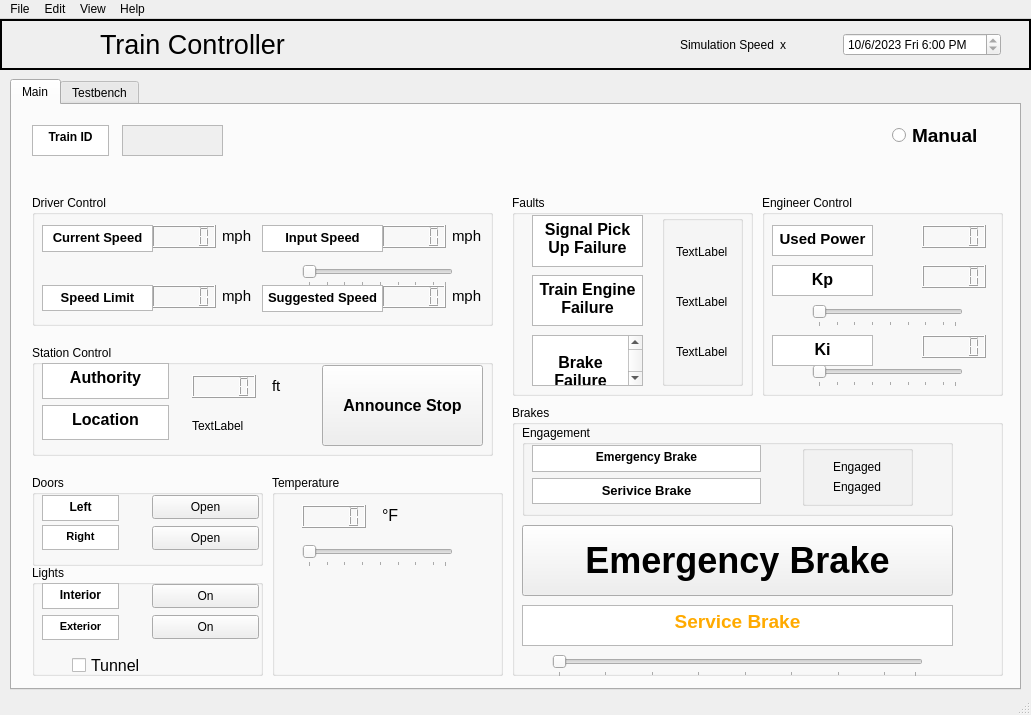
<?xml version="1.0" encoding="UTF-8"?>
<ui version="4.0">
 <class>MainWindow</class>
 <widget class="QMainWindow" name="MainWindow">
  <property name="geometry">
   <rect>
    <x>0</x>
    <y>0</y>
    <width>1031</width>
    <height>715</height>
   </rect>
  </property>
  <property name="windowTitle">
   <string>MainWindow</string>
  </property>
  <property name="autoFillBackground">
   <bool>true</bool>
  </property>
  <widget class="QWidget" name="centralwidget">
   <widget class="QWidget" name="horizontalLayoutWidget_2">
    <property name="geometry">
     <rect>
      <x>680</x>
      <y>10</y>
      <width>321</width>
      <height>31</height>
     </rect>
    </property>
    <layout class="QHBoxLayout" name="horizontalLayout_2">
     <item>
      <widget class="QLabel" name="simulationSpeed">
       <property name="text">
        <string>Simulation Speed</string>
       </property>
      </widget>
     </item>
     <item>
      <widget class="QLabel" name="simulationSpeed_O">
       <property name="text">
        <string>x</string>
       </property>
      </widget>
     </item>
     <item>
      <spacer name="horizontalSpacer">
       <property name="orientation">
        <enum>Qt::Horizontal</enum>
       </property>
       <property name="sizeHint" stdset="0">
        <size>
         <width>40</width>
         <height>20</height>
        </size>
       </property>
      </spacer>
     </item>
     <item>
      <widget class="QDateTimeEdit" name="dateTime">
       <property name="wrapping">
        <bool>false</bool>
       </property>
       <property name="readOnly">
        <bool>true</bool>
       </property>
       <property name="date">
        <date>
         <year>2023</year>
         <month>10</month>
         <day>6</day>
        </date>
       </property>
       <property name="time">
        <time>
         <hour>18</hour>
         <minute>0</minute>
         <second>0</second>
        </time>
       </property>
       <property name="displayFormat">
        <string>M/d/yyyy ddd h:mm AP</string>
       </property>
      </widget>
     </item>
    </layout>
   </widget>
   <widget class="QLabel" name="header_label_txt">
    <property name="geometry">
     <rect>
      <x>100</x>
      <y>0</y>
      <width>211</width>
      <height>51</height>
     </rect>
    </property>
    <property name="font">
     <font>
      <pointsize>20</pointsize>
     </font>
    </property>
    <property name="text">
     <string>Train Controller</string>
    </property>
   </widget>
   <widget class="QTabWidget" name="tabWidget">
    <property name="geometry">
     <rect>
      <x>10</x>
      <y>60</y>
      <width>1011</width>
      <height>611</height>
     </rect>
    </property>
    <property name="minimumSize">
     <size>
      <width>0</width>
      <height>0</height>
     </size>
    </property>
    <property name="currentIndex">
     <number>0</number>
    </property>
    <widget class="QWidget" name="main">
     <attribute name="title">
      <string>Main</string>
     </attribute>
     <widget class="QGroupBox" name="drive_ctrl_box">
      <property name="geometry">
       <rect>
        <x>20</x>
        <y>90</y>
        <width>461</width>
        <height>131</height>
       </rect>
      </property>
      <property name="title">
       <string>Driver Control</string>
      </property>
      <widget class="QLCDNumber" name="current_speed_display">
       <property name="geometry">
        <rect>
         <x>120</x>
         <y>30</y>
         <width>64</width>
         <height>23</height>
        </rect>
       </property>
      </widget>
      <widget class="QLCDNumber" name="input_speed_display">
       <property name="geometry">
        <rect>
         <x>350</x>
         <y>30</y>
         <width>64</width>
         <height>23</height>
        </rect>
       </property>
      </widget>
      <widget class="QLCDNumber" name="speed">
       <property name="geometry">
        <rect>
         <x>120</x>
         <y>90</y>
         <width>64</width>
         <height>23</height>
        </rect>
       </property>
      </widget>
      <widget class="QLCDNumber" name="suggested_speed_display">
       <property name="geometry">
        <rect>
         <x>350</x>
         <y>90</y>
         <width>64</width>
         <height>23</height>
        </rect>
       </property>
      </widget>
      <widget class="QSlider" name="input_speed_slider">
       <property name="geometry">
        <rect>
         <x>270</x>
         <y>70</y>
         <width>151</width>
         <height>22</height>
        </rect>
       </property>
       <property name="minimum">
        <number>1</number>
       </property>
       <property name="maximum">
        <number>24</number>
       </property>
       <property name="pageStep">
        <number>8</number>
       </property>
       <property name="sliderPosition">
        <number>1</number>
       </property>
       <property name="orientation">
        <enum>Qt::Horizontal</enum>
       </property>
       <property name="invertedAppearance">
        <bool>false</bool>
       </property>
       <property name="tickPosition">
        <enum>QSlider::TicksBelow</enum>
       </property>
       <property name="tickInterval">
        <number>3</number>
       </property>
      </widget>
      <widget class="QTextBrowser" name="current_speed_txt">
       <property name="geometry">
        <rect>
         <x>10</x>
         <y>30</y>
         <width>111</width>
         <height>27</height>
        </rect>
       </property>
       <property name="html">
        <string>&lt;!DOCTYPE HTML PUBLIC &quot;-//W3C//DTD HTML 4.0//EN&quot; &quot;http://www.w3.org/TR/REC-html40/strict.dtd&quot;&gt;
&lt;html&gt;&lt;head&gt;&lt;meta name=&quot;qrichtext&quot; content=&quot;1&quot; /&gt;&lt;meta charset=&quot;utf-8&quot; /&gt;&lt;style type=&quot;text/css&quot;&gt;
p, li { white-space: pre-wrap; }
hr { height: 1px; border-width: 0; }
li.unchecked::marker { content: &quot;\2610&quot;; }
li.checked::marker { content: &quot;\2612&quot;; }
&lt;/style&gt;&lt;/head&gt;&lt;body style=&quot; font-family:'Segoe UI'; font-size:9pt; font-weight:400; font-style:normal;&quot;&gt;
&lt;p align=&quot;center&quot; style=&quot; margin-top:0px; margin-bottom:0px; margin-left:0px; margin-right:0px; -qt-block-indent:0; text-indent:0px;&quot;&gt;&lt;span style=&quot; font-family:'MS Shell Dlg 2'; font-size:10pt; font-weight:700;&quot;&gt;Current Speed&lt;/span&gt;&lt;/p&gt;&lt;/body&gt;&lt;/html&gt;</string>
       </property>
      </widget>
      <widget class="QTextBrowser" name="speed_limit_txt">
       <property name="geometry">
        <rect>
         <x>10</x>
         <y>90</y>
         <width>111</width>
         <height>26</height>
        </rect>
       </property>
       <property name="html">
        <string>&lt;!DOCTYPE HTML PUBLIC &quot;-//W3C//DTD HTML 4.0//EN&quot; &quot;http://www.w3.org/TR/REC-html40/strict.dtd&quot;&gt;
&lt;html&gt;&lt;head&gt;&lt;meta name=&quot;qrichtext&quot; content=&quot;1&quot; /&gt;&lt;meta charset=&quot;utf-8&quot; /&gt;&lt;style type=&quot;text/css&quot;&gt;
p, li { white-space: pre-wrap; }
hr { height: 1px; border-width: 0; }
li.unchecked::marker { content: &quot;\2610&quot;; }
li.checked::marker { content: &quot;\2612&quot;; }
&lt;/style&gt;&lt;/head&gt;&lt;body style=&quot; font-family:'Segoe UI'; font-size:9pt; font-weight:400; font-style:normal;&quot;&gt;
&lt;p align=&quot;center&quot; style=&quot; margin-top:0px; margin-bottom:0px; margin-left:0px; margin-right:0px; -qt-block-indent:0; text-indent:0px;&quot;&gt;&lt;span style=&quot; font-family:'MS Shell Dlg 2'; font-size:10pt; font-weight:700;&quot;&gt;Speed Limit&lt;/span&gt;&lt;/p&gt;&lt;/body&gt;&lt;/html&gt;</string>
       </property>
      </widget>
      <widget class="QTextBrowser" name="input_speed_txt">
       <property name="geometry">
        <rect>
         <x>230</x>
         <y>30</y>
         <width>121</width>
         <height>27</height>
        </rect>
       </property>
       <property name="html">
        <string>&lt;!DOCTYPE HTML PUBLIC &quot;-//W3C//DTD HTML 4.0//EN&quot; &quot;http://www.w3.org/TR/REC-html40/strict.dtd&quot;&gt;
&lt;html&gt;&lt;head&gt;&lt;meta name=&quot;qrichtext&quot; content=&quot;1&quot; /&gt;&lt;meta charset=&quot;utf-8&quot; /&gt;&lt;style type=&quot;text/css&quot;&gt;
p, li { white-space: pre-wrap; }
hr { height: 1px; border-width: 0; }
li.unchecked::marker { content: &quot;\2610&quot;; }
li.checked::marker { content: &quot;\2612&quot;; }
&lt;/style&gt;&lt;/head&gt;&lt;body style=&quot; font-family:'Segoe UI'; font-size:9pt; font-weight:400; font-style:normal;&quot;&gt;
&lt;p align=&quot;center&quot; style=&quot; margin-top:0px; margin-bottom:0px; margin-left:0px; margin-right:0px; -qt-block-indent:0; text-indent:0px;&quot;&gt;&lt;span style=&quot; font-family:'MS Shell Dlg 2'; font-size:10pt; font-weight:700;&quot;&gt;Input Speed&lt;/span&gt;&lt;/p&gt;&lt;/body&gt;&lt;/html&gt;</string>
       </property>
      </widget>
      <widget class="QTextBrowser" name="suggested_speed_txt">
       <property name="geometry">
        <rect>
         <x>230</x>
         <y>90</y>
         <width>121</width>
         <height>27</height>
        </rect>
       </property>
       <property name="html">
        <string>&lt;!DOCTYPE HTML PUBLIC &quot;-//W3C//DTD HTML 4.0//EN&quot; &quot;http://www.w3.org/TR/REC-html40/strict.dtd&quot;&gt;
&lt;html&gt;&lt;head&gt;&lt;meta name=&quot;qrichtext&quot; content=&quot;1&quot; /&gt;&lt;meta charset=&quot;utf-8&quot; /&gt;&lt;style type=&quot;text/css&quot;&gt;
p, li { white-space: pre-wrap; }
hr { height: 1px; border-width: 0; }
li.unchecked::marker { content: &quot;\2610&quot;; }
li.checked::marker { content: &quot;\2612&quot;; }
&lt;/style&gt;&lt;/head&gt;&lt;body style=&quot; font-family:'Segoe UI'; font-size:9pt; font-weight:400; font-style:normal;&quot;&gt;
&lt;p align=&quot;center&quot; style=&quot; margin-top:0px; margin-bottom:0px; margin-left:0px; margin-right:0px; -qt-block-indent:0; text-indent:0px;&quot;&gt;&lt;span style=&quot; font-family:'MS Shell Dlg 2'; font-size:10pt; font-weight:700;&quot;&gt;Suggested Speed&lt;/span&gt;&lt;/p&gt;&lt;/body&gt;&lt;/html&gt;</string>
       </property>
      </widget>
      <widget class="QLabel" name="mph_txt_3">
       <property name="geometry">
        <rect>
         <x>190</x>
         <y>90</y>
         <width>31</width>
         <height>21</height>
        </rect>
       </property>
       <property name="font">
        <font>
         <pointsize>11</pointsize>
        </font>
       </property>
       <property name="text">
        <string>mph</string>
       </property>
      </widget>
      <widget class="QLabel" name="mph_txt_1">
       <property name="geometry">
        <rect>
         <x>190</x>
         <y>30</y>
         <width>31</width>
         <height>21</height>
        </rect>
       </property>
       <property name="font">
        <font>
         <pointsize>11</pointsize>
        </font>
       </property>
       <property name="text">
        <string>mph</string>
       </property>
      </widget>
      <widget class="QLabel" name="mph_txt_4">
       <property name="geometry">
        <rect>
         <x>420</x>
         <y>90</y>
         <width>31</width>
         <height>21</height>
        </rect>
       </property>
       <property name="font">
        <font>
         <pointsize>11</pointsize>
        </font>
       </property>
       <property name="text">
        <string>mph</string>
       </property>
      </widget>
      <widget class="QLabel" name="mph_txt_2">
       <property name="geometry">
        <rect>
         <x>420</x>
         <y>30</y>
         <width>31</width>
         <height>21</height>
        </rect>
       </property>
       <property name="font">
        <font>
         <pointsize>11</pointsize>
        </font>
       </property>
       <property name="text">
        <string>mph</string>
       </property>
      </widget>
     </widget>
     <widget class="QGroupBox" name="brake_box">
      <property name="geometry">
       <rect>
        <x>500</x>
        <y>300</y>
        <width>491</width>
        <height>271</height>
       </rect>
      </property>
      <property name="title">
       <string>Brakes</string>
      </property>
      <widget class="QPushButton" name="e_brake_button">
       <property name="geometry">
        <rect>
         <x>10</x>
         <y>120</y>
         <width>431</width>
         <height>71</height>
        </rect>
       </property>
       <property name="font">
        <font>
         <pointsize>27</pointsize>
         <bold>true</bold>
        </font>
       </property>
       <property name="autoFillBackground">
        <bool>true</bool>
       </property>
       <property name="text">
        <string>Emergency Brake</string>
       </property>
      </widget>
      <widget class="QTextBrowser" name="s_brake_txt_2">
       <property name="geometry">
        <rect>
         <x>10</x>
         <y>200</y>
         <width>431</width>
         <height>41</height>
        </rect>
       </property>
       <property name="html">
        <string>&lt;!DOCTYPE HTML PUBLIC &quot;-//W3C//DTD HTML 4.0//EN&quot; &quot;http://www.w3.org/TR/REC-html40/strict.dtd&quot;&gt;
&lt;html&gt;&lt;head&gt;&lt;meta name=&quot;qrichtext&quot; content=&quot;1&quot; /&gt;&lt;meta charset=&quot;utf-8&quot; /&gt;&lt;style type=&quot;text/css&quot;&gt;
p, li { white-space: pre-wrap; }
hr { height: 1px; border-width: 0; }
li.unchecked::marker { content: &quot;\2610&quot;; }
li.checked::marker { content: &quot;\2612&quot;; }
&lt;/style&gt;&lt;/head&gt;&lt;body style=&quot; font-family:'Segoe UI'; font-size:9pt; font-weight:400; font-style:normal;&quot;&gt;
&lt;p align=&quot;center&quot; style=&quot; margin-top:0px; margin-bottom:0px; margin-left:0px; margin-right:0px; -qt-block-indent:0; text-indent:0px;&quot;&gt;&lt;span style=&quot; font-family:'MS Shell Dlg 2'; font-size:14pt; font-weight:600; color:#ffaa00;&quot;&gt;Service Brake&lt;/span&gt;&lt;/p&gt;&lt;/body&gt;&lt;/html&gt;</string>
       </property>
      </widget>
      <widget class="QGroupBox" name="engage_box">
       <property name="geometry">
        <rect>
         <x>10</x>
         <y>20</y>
         <width>431</width>
         <height>91</height>
        </rect>
       </property>
       <property name="title">
        <string>Engagement</string>
       </property>
       <widget class="QGroupBox" name="verticalGroupBox_3">
        <property name="geometry">
         <rect>
          <x>280</x>
          <y>20</y>
          <width>111</width>
          <height>61</height>
         </rect>
        </property>
        <layout class="QVBoxLayout" name="verticalLayout_4">
         <item alignment="Qt::AlignHCenter">
          <widget class="QLabel" name="e_label_display">
           <property name="text">
            <string>Engaged</string>
           </property>
          </widget>
         </item>
         <item alignment="Qt::AlignHCenter">
          <widget class="QLabel" name="s_label_display">
           <property name="text">
            <string>Engaged</string>
           </property>
          </widget>
         </item>
        </layout>
       </widget>
       <widget class="QTextBrowser" name="s_brake_txt">
        <property name="geometry">
         <rect>
          <x>10</x>
          <y>53</y>
          <width>229</width>
          <height>26</height>
         </rect>
        </property>
        <property name="html">
         <string>&lt;!DOCTYPE HTML PUBLIC &quot;-//W3C//DTD HTML 4.0//EN&quot; &quot;http://www.w3.org/TR/REC-html40/strict.dtd&quot;&gt;
&lt;html&gt;&lt;head&gt;&lt;meta name=&quot;qrichtext&quot; content=&quot;1&quot; /&gt;&lt;meta charset=&quot;utf-8&quot; /&gt;&lt;style type=&quot;text/css&quot;&gt;
p, li { white-space: pre-wrap; }
hr { height: 1px; border-width: 0; }
li.unchecked::marker { content: &quot;\2610&quot;; }
li.checked::marker { content: &quot;\2612&quot;; }
&lt;/style&gt;&lt;/head&gt;&lt;body style=&quot; font-family:'Segoe UI'; font-size:9pt; font-weight:400; font-style:normal;&quot;&gt;
&lt;p align=&quot;center&quot; style=&quot; margin-top:0px; margin-bottom:0px; margin-left:0px; margin-right:0px; -qt-block-indent:0; text-indent:0px;&quot;&gt;&lt;span style=&quot; font-family:'MS Shell Dlg 2'; font-size:10pt; font-weight:700;&quot;&gt;Serivice Brake&lt;/span&gt;&lt;/p&gt;&lt;/body&gt;&lt;/html&gt;</string>
        </property>
       </widget>
       <widget class="QTextBrowser" name="e_brake_txt">
        <property name="geometry">
         <rect>
          <x>10</x>
          <y>20</y>
          <width>229</width>
          <height>27</height>
         </rect>
        </property>
        <property name="html">
         <string>&lt;!DOCTYPE HTML PUBLIC &quot;-//W3C//DTD HTML 4.0//EN&quot; &quot;http://www.w3.org/TR/REC-html40/strict.dtd&quot;&gt;
&lt;html&gt;&lt;head&gt;&lt;meta name=&quot;qrichtext&quot; content=&quot;1&quot; /&gt;&lt;meta charset=&quot;utf-8&quot; /&gt;&lt;style type=&quot;text/css&quot;&gt;
p, li { white-space: pre-wrap; }
hr { height: 1px; border-width: 0; }
li.unchecked::marker { content: &quot;\2610&quot;; }
li.checked::marker { content: &quot;\2612&quot;; }
&lt;/style&gt;&lt;/head&gt;&lt;body style=&quot; font-family:'Segoe UI'; font-size:9pt; font-weight:400; font-style:normal;&quot;&gt;
&lt;p align=&quot;center&quot; style=&quot; margin-top:0px; margin-bottom:0px; margin-left:0px; margin-right:0px; -qt-block-indent:0; text-indent:0px;&quot;&gt;&lt;span style=&quot; font-family:'MS Shell Dlg 2'; font-weight:700;&quot;&gt;Emergency Brake&lt;/span&gt;&lt;/p&gt;&lt;/body&gt;&lt;/html&gt;</string>
        </property>
       </widget>
      </widget>
      <widget class="QSlider" name="s_slider">
       <property name="geometry">
        <rect>
         <x>40</x>
         <y>250</y>
         <width>371</width>
         <height>22</height>
        </rect>
       </property>
       <property name="minimum">
        <number>1</number>
       </property>
       <property name="maximum">
        <number>24</number>
       </property>
       <property name="pageStep">
        <number>8</number>
       </property>
       <property name="sliderPosition">
        <number>1</number>
       </property>
       <property name="orientation">
        <enum>Qt::Horizontal</enum>
       </property>
       <property name="invertedAppearance">
        <bool>false</bool>
       </property>
       <property name="tickPosition">
        <enum>QSlider::TicksBelow</enum>
       </property>
       <property name="tickInterval">
        <number>3</number>
       </property>
      </widget>
     </widget>
     <widget class="QGroupBox" name="engineer_box">
      <property name="geometry">
       <rect>
        <x>750</x>
        <y>90</y>
        <width>241</width>
        <height>201</height>
       </rect>
      </property>
      <property name="title">
       <string>Engineer Control</string>
      </property>
      <widget class="QLCDNumber" name="power_display">
       <property name="geometry">
        <rect>
         <x>160</x>
         <y>30</y>
         <width>64</width>
         <height>23</height>
        </rect>
       </property>
      </widget>
      <widget class="QTextBrowser" name="power_txt">
       <property name="geometry">
        <rect>
         <x>10</x>
         <y>30</y>
         <width>101</width>
         <height>31</height>
        </rect>
       </property>
       <property name="html">
        <string>&lt;!DOCTYPE HTML PUBLIC &quot;-//W3C//DTD HTML 4.0//EN&quot; &quot;http://www.w3.org/TR/REC-html40/strict.dtd&quot;&gt;
&lt;html&gt;&lt;head&gt;&lt;meta name=&quot;qrichtext&quot; content=&quot;1&quot; /&gt;&lt;meta charset=&quot;utf-8&quot; /&gt;&lt;style type=&quot;text/css&quot;&gt;
p, li { white-space: pre-wrap; }
hr { height: 1px; border-width: 0; }
li.unchecked::marker { content: &quot;\2610&quot;; }
li.checked::marker { content: &quot;\2612&quot;; }
&lt;/style&gt;&lt;/head&gt;&lt;body style=&quot; font-family:'Segoe UI'; font-size:9pt; font-weight:400; font-style:normal;&quot;&gt;
&lt;p align=&quot;center&quot; style=&quot; margin-top:0px; margin-bottom:0px; margin-left:0px; margin-right:0px; -qt-block-indent:0; text-indent:0px;&quot;&gt;&lt;span style=&quot; font-family:'MS Shell Dlg 2'; font-size:11pt; font-weight:700;&quot;&gt;Used Power&lt;/span&gt;&lt;/p&gt;&lt;/body&gt;&lt;/html&gt;</string>
       </property>
      </widget>
      <widget class="QTextBrowser" name="kp_txt">
       <property name="geometry">
        <rect>
         <x>10</x>
         <y>70</y>
         <width>101</width>
         <height>31</height>
        </rect>
       </property>
       <property name="html">
        <string>&lt;!DOCTYPE HTML PUBLIC &quot;-//W3C//DTD HTML 4.0//EN&quot; &quot;http://www.w3.org/TR/REC-html40/strict.dtd&quot;&gt;
&lt;html&gt;&lt;head&gt;&lt;meta name=&quot;qrichtext&quot; content=&quot;1&quot; /&gt;&lt;meta charset=&quot;utf-8&quot; /&gt;&lt;style type=&quot;text/css&quot;&gt;
p, li { white-space: pre-wrap; }
hr { height: 1px; border-width: 0; }
li.unchecked::marker { content: &quot;\2610&quot;; }
li.checked::marker { content: &quot;\2612&quot;; }
&lt;/style&gt;&lt;/head&gt;&lt;body style=&quot; font-family:'Segoe UI'; font-size:9pt; font-weight:400; font-style:normal;&quot;&gt;
&lt;p align=&quot;center&quot; style=&quot; margin-top:0px; margin-bottom:0px; margin-left:0px; margin-right:0px; -qt-block-indent:0; text-indent:0px;&quot;&gt;&lt;span style=&quot; font-family:'MS Shell Dlg 2'; font-size:12pt; font-weight:700;&quot;&gt;Kp&lt;/span&gt;&lt;/p&gt;&lt;/body&gt;&lt;/html&gt;</string>
       </property>
      </widget>
      <widget class="QLCDNumber" name="kp_display">
       <property name="geometry">
        <rect>
         <x>160</x>
         <y>70</y>
         <width>64</width>
         <height>23</height>
        </rect>
       </property>
      </widget>
      <widget class="QLCDNumber" name="ki_display">
       <property name="geometry">
        <rect>
         <x>160</x>
         <y>140</y>
         <width>64</width>
         <height>23</height>
        </rect>
       </property>
      </widget>
      <widget class="QSlider" name="ki_slider">
       <property name="geometry">
        <rect>
         <x>50</x>
         <y>170</y>
         <width>151</width>
         <height>22</height>
        </rect>
       </property>
       <property name="minimum">
        <number>1</number>
       </property>
       <property name="maximum">
        <number>24</number>
       </property>
       <property name="pageStep">
        <number>8</number>
       </property>
       <property name="sliderPosition">
        <number>1</number>
       </property>
       <property name="orientation">
        <enum>Qt::Horizontal</enum>
       </property>
       <property name="invertedAppearance">
        <bool>false</bool>
       </property>
       <property name="tickPosition">
        <enum>QSlider::TicksBelow</enum>
       </property>
       <property name="tickInterval">
        <number>3</number>
       </property>
      </widget>
      <widget class="QSlider" name="kp_slider">
       <property name="geometry">
        <rect>
         <x>50</x>
         <y>110</y>
         <width>151</width>
         <height>22</height>
        </rect>
       </property>
       <property name="minimum">
        <number>1</number>
       </property>
       <property name="maximum">
        <number>24</number>
       </property>
       <property name="pageStep">
        <number>8</number>
       </property>
       <property name="sliderPosition">
        <number>1</number>
       </property>
       <property name="orientation">
        <enum>Qt::Horizontal</enum>
       </property>
       <property name="invertedAppearance">
        <bool>false</bool>
       </property>
       <property name="tickPosition">
        <enum>QSlider::TicksBelow</enum>
       </property>
       <property name="tickInterval">
        <number>3</number>
       </property>
      </widget>
      <widget class="QTextBrowser" name="ki_txt_2">
       <property name="geometry">
        <rect>
         <x>10</x>
         <y>140</y>
         <width>101</width>
         <height>31</height>
        </rect>
       </property>
       <property name="html">
        <string>&lt;!DOCTYPE HTML PUBLIC &quot;-//W3C//DTD HTML 4.0//EN&quot; &quot;http://www.w3.org/TR/REC-html40/strict.dtd&quot;&gt;
&lt;html&gt;&lt;head&gt;&lt;meta name=&quot;qrichtext&quot; content=&quot;1&quot; /&gt;&lt;meta charset=&quot;utf-8&quot; /&gt;&lt;style type=&quot;text/css&quot;&gt;
p, li { white-space: pre-wrap; }
hr { height: 1px; border-width: 0; }
li.unchecked::marker { content: &quot;\2610&quot;; }
li.checked::marker { content: &quot;\2612&quot;; }
&lt;/style&gt;&lt;/head&gt;&lt;body style=&quot; font-family:'Segoe UI'; font-size:9pt; font-weight:400; font-style:normal;&quot;&gt;
&lt;p align=&quot;center&quot; style=&quot; margin-top:0px; margin-bottom:0px; margin-left:0px; margin-right:0px; -qt-block-indent:0; text-indent:0px;&quot;&gt;&lt;span style=&quot; font-family:'MS Shell Dlg 2'; font-size:12pt; font-weight:700;&quot;&gt;Ki&lt;/span&gt;&lt;/p&gt;&lt;/body&gt;&lt;/html&gt;</string>
       </property>
      </widget>
     </widget>
     <widget class="QGroupBox" name="door_box">
      <property name="geometry">
       <rect>
        <x>20</x>
        <y>370</y>
        <width>231</width>
        <height>91</height>
       </rect>
      </property>
      <property name="title">
       <string>Doors</string>
      </property>
      <widget class="QTextBrowser" name="right_txt">
       <property name="geometry">
        <rect>
         <x>10</x>
         <y>50</y>
         <width>77</width>
         <height>25</height>
        </rect>
       </property>
       <property name="html">
        <string>&lt;!DOCTYPE HTML PUBLIC &quot;-//W3C//DTD HTML 4.0//EN&quot; &quot;http://www.w3.org/TR/REC-html40/strict.dtd&quot;&gt;
&lt;html&gt;&lt;head&gt;&lt;meta name=&quot;qrichtext&quot; content=&quot;1&quot; /&gt;&lt;meta charset=&quot;utf-8&quot; /&gt;&lt;style type=&quot;text/css&quot;&gt;
p, li { white-space: pre-wrap; }
hr { height: 1px; border-width: 0; }
li.unchecked::marker { content: &quot;\2610&quot;; }
li.checked::marker { content: &quot;\2612&quot;; }
&lt;/style&gt;&lt;/head&gt;&lt;body style=&quot; font-family:'Segoe UI'; font-size:9pt; font-weight:400; font-style:normal;&quot;&gt;
&lt;p align=&quot;center&quot; style=&quot; margin-top:0px; margin-bottom:0px; margin-left:0px; margin-right:0px; -qt-block-indent:0; text-indent:0px;&quot;&gt;&lt;span style=&quot; font-family:'MS Shell Dlg 2'; font-size:8.25pt; font-weight:700;&quot;&gt;Right&lt;/span&gt;&lt;/p&gt;&lt;/body&gt;&lt;/html&gt;</string>
       </property>
      </widget>
      <widget class="QTextBrowser" name="left_txt">
       <property name="geometry">
        <rect>
         <x>10</x>
         <y>20</y>
         <width>77</width>
         <height>26</height>
        </rect>
       </property>
       <property name="font">
        <font>
         <pointsize>11</pointsize>
         <bold>true</bold>
        </font>
       </property>
       <property name="html">
        <string>&lt;!DOCTYPE HTML PUBLIC &quot;-//W3C//DTD HTML 4.0//EN&quot; &quot;http://www.w3.org/TR/REC-html40/strict.dtd&quot;&gt;
&lt;html&gt;&lt;head&gt;&lt;meta name=&quot;qrichtext&quot; content=&quot;1&quot; /&gt;&lt;meta charset=&quot;utf-8&quot; /&gt;&lt;style type=&quot;text/css&quot;&gt;
p, li { white-space: pre-wrap; }
hr { height: 1px; border-width: 0; }
li.unchecked::marker { content: &quot;\2610&quot;; }
li.checked::marker { content: &quot;\2612&quot;; }
&lt;/style&gt;&lt;/head&gt;&lt;body style=&quot; font-family:'Segoe UI'; font-size:11pt; font-weight:700; font-style:normal;&quot;&gt;
&lt;p align=&quot;center&quot; style=&quot; margin-top:0px; margin-bottom:0px; margin-left:0px; margin-right:0px; -qt-block-indent:0; text-indent:0px;&quot;&gt;&lt;span style=&quot; font-size:9pt;&quot;&gt;Left&lt;/span&gt;&lt;/p&gt;&lt;/body&gt;&lt;/html&gt;</string>
       </property>
      </widget>
      <widget class="QPushButton" name="left_button">
       <property name="geometry">
        <rect>
         <x>120</x>
         <y>20</y>
         <width>107</width>
         <height>24</height>
        </rect>
       </property>
       <property name="text">
        <string>Open</string>
       </property>
      </widget>
      <widget class="QPushButton" name="right_button">
       <property name="geometry">
        <rect>
         <x>120</x>
         <y>51</y>
         <width>107</width>
         <height>24</height>
        </rect>
       </property>
       <property name="text">
        <string>Open</string>
       </property>
      </widget>
     </widget>
     <widget class="QGroupBox" name="light_box">
      <property name="geometry">
       <rect>
        <x>20</x>
        <y>460</y>
        <width>231</width>
        <height>111</height>
       </rect>
      </property>
      <property name="title">
       <string>Lights</string>
      </property>
      <widget class="QPushButton" name="interior_button">
       <property name="geometry">
        <rect>
         <x>120</x>
         <y>19</y>
         <width>107</width>
         <height>24</height>
        </rect>
       </property>
       <property name="text">
        <string>On</string>
       </property>
      </widget>
      <widget class="QPushButton" name="exterior_button">
       <property name="geometry">
        <rect>
         <x>120</x>
         <y>50</y>
         <width>107</width>
         <height>24</height>
        </rect>
       </property>
       <property name="text">
        <string>On</string>
       </property>
      </widget>
      <widget class="QCheckBox" name="tunnel_display">
       <property name="geometry">
        <rect>
         <x>40</x>
         <y>90</y>
         <width>111</width>
         <height>21</height>
        </rect>
       </property>
       <property name="font">
        <font>
         <pointsize>12</pointsize>
        </font>
       </property>
       <property name="text">
        <string>Tunnel</string>
       </property>
      </widget>
     </widget>
     <widget class="QGroupBox" name="fault_box">
      <property name="geometry">
       <rect>
        <x>500</x>
        <y>90</y>
        <width>241</width>
        <height>201</height>
       </rect>
      </property>
      <property name="title">
       <string>Faults</string>
      </property>
      <widget class="QGroupBox" name="verticalGroupBox_4">
       <property name="geometry">
        <rect>
         <x>150</x>
         <y>20</y>
         <width>81</width>
         <height>171</height>
        </rect>
       </property>
       <layout class="QVBoxLayout" name="verticalLayout_2">
        <item alignment="Qt::AlignHCenter">
         <widget class="QLabel" name="signal_display">
          <property name="text">
           <string>TextLabel</string>
          </property>
         </widget>
        </item>
        <item alignment="Qt::AlignHCenter">
         <widget class="QLabel" name="engine_display">
          <property name="text">
           <string>TextLabel</string>
          </property>
         </widget>
        </item>
        <item alignment="Qt::AlignHCenter">
         <widget class="QLabel" name="brake_fault_display">
          <property name="text">
           <string>TextLabel</string>
          </property>
         </widget>
        </item>
       </layout>
      </widget>
      <widget class="QTextBrowser" name="signal_txt">
       <property name="geometry">
        <rect>
         <x>20</x>
         <y>20</y>
         <width>111</width>
         <height>52</height>
        </rect>
       </property>
       <property name="html">
        <string>&lt;!DOCTYPE HTML PUBLIC &quot;-//W3C//DTD HTML 4.0//EN&quot; &quot;http://www.w3.org/TR/REC-html40/strict.dtd&quot;&gt;
&lt;html&gt;&lt;head&gt;&lt;meta name=&quot;qrichtext&quot; content=&quot;1&quot; /&gt;&lt;meta charset=&quot;utf-8&quot; /&gt;&lt;style type=&quot;text/css&quot;&gt;
p, li { white-space: pre-wrap; }
hr { height: 1px; border-width: 0; }
li.unchecked::marker { content: &quot;\2610&quot;; }
li.checked::marker { content: &quot;\2612&quot;; }
&lt;/style&gt;&lt;/head&gt;&lt;body style=&quot; font-family:'Segoe UI'; font-size:9pt; font-weight:400; font-style:normal;&quot;&gt;
&lt;p align=&quot;center&quot; style=&quot; margin-top:0px; margin-bottom:0px; margin-left:0px; margin-right:0px; -qt-block-indent:0; text-indent:0px;&quot;&gt;&lt;span style=&quot; font-family:'MS Shell Dlg 2'; font-size:12pt; font-weight:600;&quot;&gt;Signal Pick Up Failure&lt;/span&gt;&lt;/p&gt;&lt;/body&gt;&lt;/html&gt;</string>
       </property>
      </widget>
      <widget class="QTextBrowser" name="engine_txt">
       <property name="geometry">
        <rect>
         <x>20</x>
         <y>80</y>
         <width>111</width>
         <height>51</height>
        </rect>
       </property>
       <property name="html">
        <string>&lt;!DOCTYPE HTML PUBLIC &quot;-//W3C//DTD HTML 4.0//EN&quot; &quot;http://www.w3.org/TR/REC-html40/strict.dtd&quot;&gt;
&lt;html&gt;&lt;head&gt;&lt;meta name=&quot;qrichtext&quot; content=&quot;1&quot; /&gt;&lt;meta charset=&quot;utf-8&quot; /&gt;&lt;style type=&quot;text/css&quot;&gt;
p, li { white-space: pre-wrap; }
hr { height: 1px; border-width: 0; }
li.unchecked::marker { content: &quot;\2610&quot;; }
li.checked::marker { content: &quot;\2612&quot;; }
&lt;/style&gt;&lt;/head&gt;&lt;body style=&quot; font-family:'Segoe UI'; font-size:9pt; font-weight:400; font-style:normal;&quot;&gt;
&lt;p align=&quot;center&quot; style=&quot; margin-top:0px; margin-bottom:0px; margin-left:0px; margin-right:0px; -qt-block-indent:0; text-indent:0px;&quot;&gt;&lt;span style=&quot; font-family:'MS Shell Dlg 2'; font-size:12pt; font-weight:600;&quot;&gt;Train Engine Failure&lt;/span&gt;&lt;/p&gt;&lt;/body&gt;&lt;/html&gt;</string>
       </property>
      </widget>
      <widget class="QTextBrowser" name="brake_fail_txt">
       <property name="geometry">
        <rect>
         <x>20</x>
         <y>140</y>
         <width>111</width>
         <height>51</height>
        </rect>
       </property>
       <property name="html">
        <string>&lt;!DOCTYPE HTML PUBLIC &quot;-//W3C//DTD HTML 4.0//EN&quot; &quot;http://www.w3.org/TR/REC-html40/strict.dtd&quot;&gt;
&lt;html&gt;&lt;head&gt;&lt;meta name=&quot;qrichtext&quot; content=&quot;1&quot; /&gt;&lt;meta charset=&quot;utf-8&quot; /&gt;&lt;style type=&quot;text/css&quot;&gt;
p, li { white-space: pre-wrap; }
hr { height: 1px; border-width: 0; }
li.unchecked::marker { content: &quot;\2610&quot;; }
li.checked::marker { content: &quot;\2612&quot;; }
&lt;/style&gt;&lt;/head&gt;&lt;body style=&quot; font-family:'Segoe UI'; font-size:9pt; font-weight:400; font-style:normal;&quot;&gt;
&lt;p align=&quot;center&quot; style=&quot;-qt-paragraph-type:empty; margin-top:0px; margin-bottom:0px; margin-left:0px; margin-right:0px; -qt-block-indent:0; text-indent:0px; font-family:'MS Shell Dlg 2'; font-size:8.25pt;&quot;&gt;&lt;br /&gt;&lt;/p&gt;
&lt;p align=&quot;center&quot; style=&quot; margin-top:0px; margin-bottom:0px; margin-left:0px; margin-right:0px; -qt-block-indent:0; text-indent:0px;&quot;&gt;&lt;span style=&quot; font-family:'MS Shell Dlg 2'; font-size:12pt; font-weight:600;&quot;&gt;Brake Failure&lt;/span&gt;&lt;/p&gt;&lt;/body&gt;&lt;/html&gt;</string>
       </property>
      </widget>
     </widget>
     <widget class="QTextBrowser" name="id_txt">
      <property name="geometry">
       <rect>
        <x>20</x>
        <y>20</y>
        <width>77</width>
        <height>31</height>
       </rect>
      </property>
      <property name="html">
       <string>&lt;!DOCTYPE HTML PUBLIC &quot;-//W3C//DTD HTML 4.0//EN&quot; &quot;http://www.w3.org/TR/REC-html40/strict.dtd&quot;&gt;
&lt;html&gt;&lt;head&gt;&lt;meta name=&quot;qrichtext&quot; content=&quot;1&quot; /&gt;&lt;meta charset=&quot;utf-8&quot; /&gt;&lt;style type=&quot;text/css&quot;&gt;
p, li { white-space: pre-wrap; }
hr { height: 1px; border-width: 0; }
li.unchecked::marker { content: &quot;\2610&quot;; }
li.checked::marker { content: &quot;\2612&quot;; }
&lt;/style&gt;&lt;/head&gt;&lt;body style=&quot; font-family:'Segoe UI'; font-size:9pt; font-weight:400; font-style:normal;&quot;&gt;
&lt;p align=&quot;center&quot; style=&quot; margin-top:0px; margin-bottom:0px; margin-left:0px; margin-right:0px; -qt-block-indent:0; text-indent:0px;&quot;&gt;&lt;span style=&quot; font-weight:700;&quot;&gt;Train ID&lt;/span&gt;&lt;/p&gt;&lt;/body&gt;&lt;/html&gt;</string>
      </property>
     </widget>
     <widget class="QScrollArea" name="id_display">
      <property name="geometry">
       <rect>
        <x>110</x>
        <y>20</y>
        <width>101</width>
        <height>31</height>
       </rect>
      </property>
      <property name="widgetResizable">
       <bool>true</bool>
      </property>
      <widget class="QWidget" name="scrollAreaWidgetContents">
       <property name="geometry">
        <rect>
         <x>0</x>
         <y>0</y>
         <width>99</width>
         <height>29</height>
        </rect>
       </property>
      </widget>
     </widget>
     <widget class="QGroupBox" name="groupBox">
      <property name="geometry">
       <rect>
        <x>20</x>
        <y>240</y>
        <width>461</width>
        <height>111</height>
       </rect>
      </property>
      <property name="title">
       <string>Station Control</string>
      </property>
      <widget class="QLCDNumber" name="authority_display">
       <property name="geometry">
        <rect>
         <x>160</x>
         <y>30</y>
         <width>64</width>
         <height>23</height>
        </rect>
       </property>
      </widget>
      <widget class="QLabel" name="station_display">
       <property name="geometry">
        <rect>
         <x>160</x>
         <y>60</y>
         <width>121</width>
         <height>41</height>
        </rect>
       </property>
       <property name="text">
        <string>TextLabel</string>
       </property>
      </widget>
      <widget class="QTextBrowser" name="location_txt">
       <property name="geometry">
        <rect>
         <x>10</x>
         <y>60</y>
         <width>127</width>
         <height>35</height>
        </rect>
       </property>
       <property name="html">
        <string>&lt;!DOCTYPE HTML PUBLIC &quot;-//W3C//DTD HTML 4.0//EN&quot; &quot;http://www.w3.org/TR/REC-html40/strict.dtd&quot;&gt;
&lt;html&gt;&lt;head&gt;&lt;meta name=&quot;qrichtext&quot; content=&quot;1&quot; /&gt;&lt;meta charset=&quot;utf-8&quot; /&gt;&lt;style type=&quot;text/css&quot;&gt;
p, li { white-space: pre-wrap; }
hr { height: 1px; border-width: 0; }
li.unchecked::marker { content: &quot;\2610&quot;; }
li.checked::marker { content: &quot;\2612&quot;; }
&lt;/style&gt;&lt;/head&gt;&lt;body style=&quot; font-family:'Segoe UI'; font-size:9pt; font-weight:400; font-style:normal;&quot;&gt;
&lt;p align=&quot;center&quot; style=&quot; margin-top:0px; margin-bottom:0px; margin-left:0px; margin-right:0px; -qt-block-indent:0; text-indent:0px;&quot;&gt;&lt;span style=&quot; font-size:12pt; font-weight:700;&quot;&gt;Location&lt;/span&gt;&lt;/p&gt;&lt;/body&gt;&lt;/html&gt;</string>
       </property>
      </widget>
      <widget class="QTextBrowser" name="authority_txt">
       <property name="geometry">
        <rect>
         <x>10</x>
         <y>18</y>
         <width>127</width>
         <height>36</height>
        </rect>
       </property>
       <property name="html">
        <string>&lt;!DOCTYPE HTML PUBLIC &quot;-//W3C//DTD HTML 4.0//EN&quot; &quot;http://www.w3.org/TR/REC-html40/strict.dtd&quot;&gt;
&lt;html&gt;&lt;head&gt;&lt;meta name=&quot;qrichtext&quot; content=&quot;1&quot; /&gt;&lt;meta charset=&quot;utf-8&quot; /&gt;&lt;style type=&quot;text/css&quot;&gt;
p, li { white-space: pre-wrap; }
hr { height: 1px; border-width: 0; }
li.unchecked::marker { content: &quot;\2610&quot;; }
li.checked::marker { content: &quot;\2612&quot;; }
&lt;/style&gt;&lt;/head&gt;&lt;body style=&quot; font-family:'Segoe UI'; font-size:9pt; font-weight:400; font-style:normal;&quot;&gt;
&lt;p align=&quot;center&quot; style=&quot; margin-top:0px; margin-bottom:0px; margin-left:0px; margin-right:0px; -qt-block-indent:0; text-indent:0px;&quot;&gt;&lt;span style=&quot; font-size:12pt; font-weight:700;&quot;&gt;Authority&lt;/span&gt;&lt;/p&gt;&lt;/body&gt;&lt;/html&gt;</string>
       </property>
      </widget>
      <widget class="QPushButton" name="station_button">
       <property name="geometry">
        <rect>
         <x>290</x>
         <y>20</y>
         <width>161</width>
         <height>81</height>
        </rect>
       </property>
       <property name="font">
        <font>
         <pointsize>12</pointsize>
         <bold>true</bold>
        </font>
       </property>
       <property name="text">
        <string>Announce Stop</string>
       </property>
      </widget>
      <widget class="QLabel" name="ft_txt">
       <property name="geometry">
        <rect>
         <x>240</x>
         <y>30</y>
         <width>31</width>
         <height>21</height>
        </rect>
       </property>
       <property name="font">
        <font>
         <pointsize>11</pointsize>
        </font>
       </property>
       <property name="text">
        <string>ft</string>
       </property>
      </widget>
     </widget>
     <widget class="QTextBrowser" name="exterior_txt">
      <property name="geometry">
       <rect>
        <x>30</x>
        <y>510</y>
        <width>77</width>
        <height>25</height>
       </rect>
      </property>
      <property name="html">
       <string>&lt;!DOCTYPE HTML PUBLIC &quot;-//W3C//DTD HTML 4.0//EN&quot; &quot;http://www.w3.org/TR/REC-html40/strict.dtd&quot;&gt;
&lt;html&gt;&lt;head&gt;&lt;meta name=&quot;qrichtext&quot; content=&quot;1&quot; /&gt;&lt;meta charset=&quot;utf-8&quot; /&gt;&lt;style type=&quot;text/css&quot;&gt;
p, li { white-space: pre-wrap; }
hr { height: 1px; border-width: 0; }
li.unchecked::marker { content: &quot;\2610&quot;; }
li.checked::marker { content: &quot;\2612&quot;; }
&lt;/style&gt;&lt;/head&gt;&lt;body style=&quot; font-family:'Segoe UI'; font-size:9pt; font-weight:400; font-style:normal;&quot;&gt;
&lt;p align=&quot;center&quot; style=&quot; margin-top:0px; margin-bottom:0px; margin-left:0px; margin-right:0px; -qt-block-indent:0; text-indent:0px;&quot;&gt;&lt;span style=&quot; font-family:'MS Shell Dlg 2'; font-size:8.25pt; font-weight:700;&quot;&gt;Exterior&lt;/span&gt;&lt;/p&gt;&lt;/body&gt;&lt;/html&gt;</string>
      </property>
     </widget>
     <widget class="QTextBrowser" name="interior_txt">
      <property name="geometry">
       <rect>
        <x>30</x>
        <y>478</y>
        <width>77</width>
        <height>26</height>
       </rect>
      </property>
      <property name="html">
       <string>&lt;!DOCTYPE HTML PUBLIC &quot;-//W3C//DTD HTML 4.0//EN&quot; &quot;http://www.w3.org/TR/REC-html40/strict.dtd&quot;&gt;
&lt;html&gt;&lt;head&gt;&lt;meta name=&quot;qrichtext&quot; content=&quot;1&quot; /&gt;&lt;meta charset=&quot;utf-8&quot; /&gt;&lt;style type=&quot;text/css&quot;&gt;
p, li { white-space: pre-wrap; }
hr { height: 1px; border-width: 0; }
li.unchecked::marker { content: &quot;\2610&quot;; }
li.checked::marker { content: &quot;\2612&quot;; }
&lt;/style&gt;&lt;/head&gt;&lt;body style=&quot; font-family:'Segoe UI'; font-size:9pt; font-weight:400; font-style:normal;&quot;&gt;
&lt;p align=&quot;center&quot; style=&quot; margin-top:0px; margin-bottom:0px; margin-left:0px; margin-right:0px; -qt-block-indent:0; text-indent:0px;&quot;&gt;&lt;span style=&quot; font-weight:700;&quot;&gt;Interior&lt;/span&gt;&lt;/p&gt;&lt;/body&gt;&lt;/html&gt;</string>
      </property>
     </widget>
     <widget class="QRadioButton" name="manual_button">
      <property name="geometry">
       <rect>
        <x>880</x>
        <y>20</y>
        <width>89</width>
        <height>20</height>
       </rect>
      </property>
      <property name="font">
       <font>
        <pointsize>14</pointsize>
        <bold>true</bold>
       </font>
      </property>
      <property name="text">
       <string>Manual</string>
      </property>
     </widget>
     <widget class="QGroupBox" name="temp_box">
      <property name="geometry">
       <rect>
        <x>260</x>
        <y>370</y>
        <width>231</width>
        <height>201</height>
       </rect>
      </property>
      <property name="title">
       <string>Temperature</string>
      </property>
      <widget class="QLCDNumber" name="temp_display">
       <property name="geometry">
        <rect>
         <x>30</x>
         <y>30</y>
         <width>64</width>
         <height>23</height>
        </rect>
       </property>
      </widget>
      <widget class="QSlider" name="temp_slider">
       <property name="geometry">
        <rect>
         <x>30</x>
         <y>70</y>
         <width>151</width>
         <height>22</height>
        </rect>
       </property>
       <property name="minimum">
        <number>1</number>
       </property>
       <property name="maximum">
        <number>24</number>
       </property>
       <property name="pageStep">
        <number>8</number>
       </property>
       <property name="sliderPosition">
        <number>1</number>
       </property>
       <property name="orientation">
        <enum>Qt::Horizontal</enum>
       </property>
       <property name="invertedAppearance">
        <bool>false</bool>
       </property>
       <property name="tickPosition">
        <enum>QSlider::TicksBelow</enum>
       </property>
       <property name="tickInterval">
        <number>3</number>
       </property>
      </widget>
      <widget class="QLabel" name="f_txt">
       <property name="geometry">
        <rect>
         <x>110</x>
         <y>30</y>
         <width>31</width>
         <height>21</height>
        </rect>
       </property>
       <property name="font">
        <font>
         <pointsize>12</pointsize>
        </font>
       </property>
       <property name="text">
        <string>°F</string>
       </property>
      </widget>
     </widget>
    </widget>
    <widget class="QWidget" name="tab_2">
     <attribute name="title">
      <string>Testbench</string>
     </attribute>
    </widget>
   </widget>
   <widget class="QLabel" name="yellow">
    <property name="geometry">
     <rect>
      <x>0</x>
      <y>0</y>
      <width>1031</width>
      <height>51</height>
     </rect>
    </property>
    <property name="frameShape">
     <enum>QFrame::WinPanel</enum>
    </property>
    <property name="text">
     <string/>
    </property>
    <property name="pixmap">
     <pixmap>../../Track_Model/images/yellow.png</pixmap>
    </property>
    <property name="scaledContents">
     <bool>true</bool>
    </property>
   </widget>
   <widget class="QLabel" name="logo">
    <property name="geometry">
     <rect>
      <x>10</x>
      <y>0</y>
      <width>71</width>
      <height>51</height>
     </rect>
    </property>
    <property name="text">
     <string/>
    </property>
    <property name="pixmap">
     <pixmap>../../Track_Model/images/AuroraLogo.jpg</pixmap>
    </property>
    <property name="scaledContents">
     <bool>true</bool>
    </property>
   </widget>
   <zorder>tabWidget</zorder>
   <zorder>yellow</zorder>
   <zorder>horizontalLayoutWidget_2</zorder>
   <zorder>header_label_txt</zorder>
   <zorder>logo</zorder>
  </widget>
  <widget class="QMenuBar" name="menubar">
   <property name="geometry">
    <rect>
     <x>0</x>
     <y>0</y>
     <width>1031</width>
     <height>22</height>
    </rect>
   </property>
   <widget class="QMenu" name="menuMain">
    <property name="title">
     <string>File</string>
    </property>
   </widget>
   <widget class="QMenu" name="menuTestBench">
    <property name="title">
     <string>Edit</string>
    </property>
    <addaction name="separator"/>
   </widget>
   <widget class="QMenu" name="menuView">
    <property name="title">
     <string>View</string>
    </property>
   </widget>
   <widget class="QMenu" name="menuHelp">
    <property name="title">
     <string>Help</string>
    </property>
   </widget>
   <addaction name="menuMain"/>
   <addaction name="menuTestBench"/>
   <addaction name="menuView"/>
   <addaction name="menuHelp"/>
  </widget>
  <widget class="QStatusBar" name="statusbar"/>
 </widget>
 <resources/>
 <connections/>
</ui>
